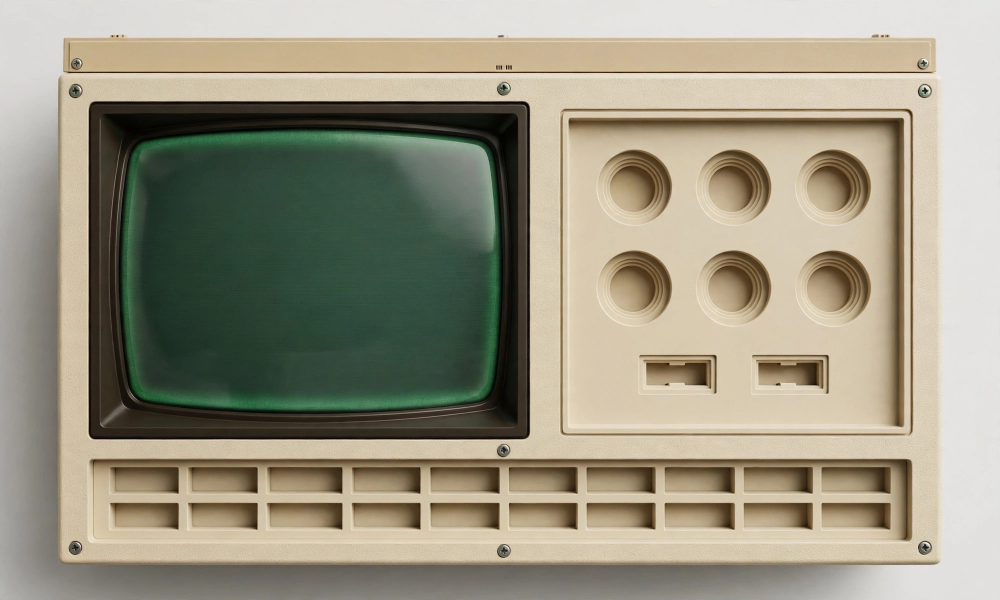
#> input picture assets/source/panel.webp, 2000 x 1200 px (shown at 1/2 size)
$ python prepare_assets.py
#> lines starting #> are read from the running program, lines starting #| are printed output that depends on the picture; after the words box and inside, x2 and y2 are one past the last pixel; in counts of white or black regions, pixels touching at a corner belong together
#!/usr/bin/env python3
"""Turns the artwork in assets/source (made with Meta AI) into the UI images in assets/ui.

    python3 tools/prepare_assets.py

- panel.jpg     the main panel, lightly cleaned of compression blocks
- knob.png      the knob cut out round (pointer straight up; the plug-in rotates it)
- key_off.png / key_on.png   keycaps cut out (drawn 9-slice into the key slots)
- rocker_off.png / rocker_on.png   the rocker switches without their labels, turned to fit the slots
- monitor.png   the About window monitor, background removed
"""
from pathlib import Path
from PIL import Image, ImageDraw, ImageFilter, ImageChops

ROOT = Path(__file__).resolve().parent.parent
SRC, OUT = ROOT / "assets" / "source", ROOT / "assets" / "ui"
OUT.mkdir(parents=True, exist_ok=True)


def load(name):
#> called with name = 'panel.webp'
    return Image.open(SRC / name).convert("RGB")
#> returned value is the input picture: PIL image 2000x1200 RGB; mean R, G, B 154.7, 149.7, 131


def clean(im, blur=0.7):
    """Soften JPEG/WebP blocking, then bring the edges back."""
#> called with blur = 0.7
    return im.filter(ImageFilter.GaussianBlur(blur)).filter(ImageFilter.UnsharpMask(radius=2, percent=60, threshold=2))


def rounded_mask(size, radius, scale=4):
    w, h = size
    m = Image.new("L", (w * scale, h * scale), 0)
    ImageDraw.Draw(m).rounded_rectangle((0, 0, w * scale - 1, h * scale - 1), radius * scale, fill=255)
    return m.resize((w, h), Image.LANCZOS)


def remove_white(im, tol=20):
    """Flood-fills the near-white background from the corners to transparent."""
    rgba = im.convert("RGBA")
    w, h = rgba.size
    key = (255, 0, 255, 255)
    for c in [(0, 0), (w - 1, 0), (0, h - 1), (w - 1, h - 1)]:
        if min(rgba.getpixel(c)[:3]) > 255 - tol * 2:
            ImageDraw.floodfill(rgba, c, key, thresh=tol * 3)
    px = rgba.load()
    for y in range(h):
        for x in range(w):
            if px[x, y] == key:
                px[x, y] = (0, 0, 0, 0)
    # soften the cut edge a little
    a = rgba.getchannel("A").filter(ImageFilter.GaussianBlur(1.0))
    rgba.putalpha(a)
    return rgba


# ---------------------------------------------------------------- panel
# cropped to the case (1780 x 1080 = the 890 x 540 editor at 2x); the wall around the case is
# replaced by a dark background so only the hardware shows
PANEL_CROP = (110, 60, 1890, 1140)
panel = clean(load("panel.webp")).crop(PANEL_CROP)
import numpy as np
from scipy import ndimage
a = np.asarray(panel).astype(int)
beige = (a[:, :, 0] - a[:, :, 2]) > 18
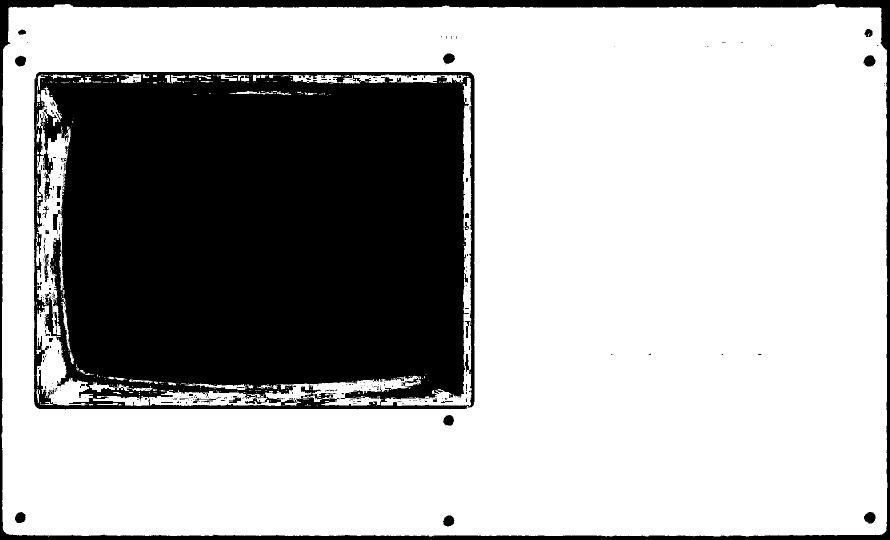
#> beige: shape (1080, 1780) bool (shown at 1/2 size); 69.2% white; 329 black regions (286 under 20 px), largest, box (x1, y1, x2, y2) and area: (68, 144, 949, 819) 532076, (0, 0, 1780, 1080) 54848, (1727, 110, 1751, 133) 407
labels, _ = ndimage.label(~beige)
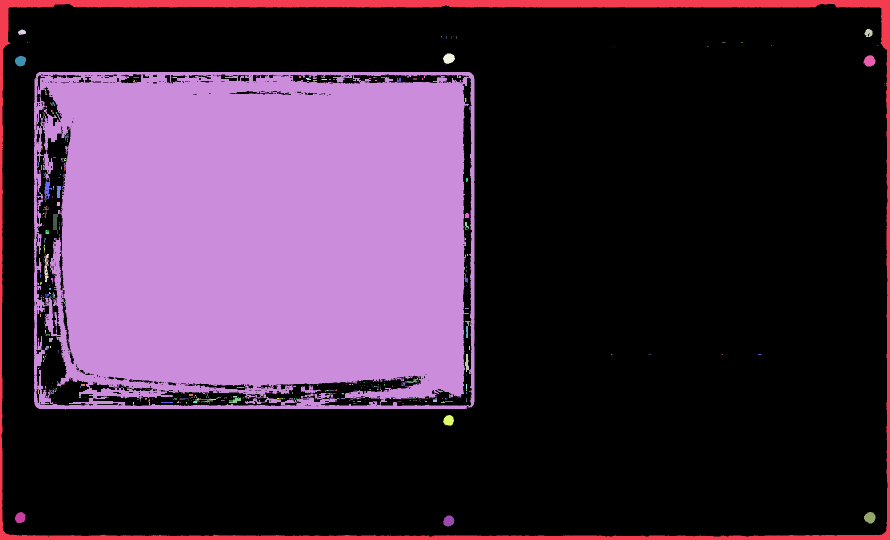
#> labels: shape (1080, 1780) int32 (shown at 1/2 size); 524 distinct labels, from 0 to 523; one colour per label, 0 black
edge_labels = set(np.unique(np.concatenate([labels[0], labels[-1], labels[:, 0], labels[:, -1]]))) - {0}
#> edge_labels = 1 item
wall = np.isin(labels, list(edge_labels))
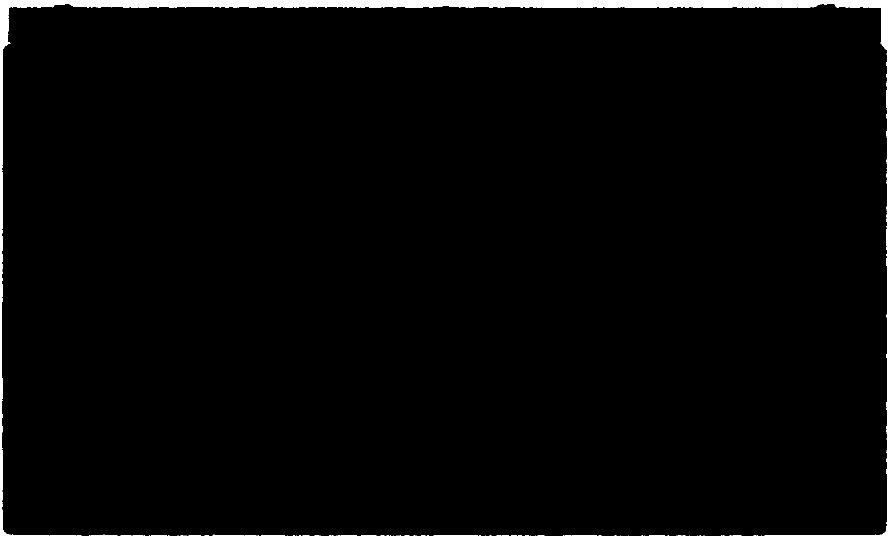
#> wall: shape (1080, 1780) bool (shown at 1/2 size); 2.9% white; 1 white region, box (x1, y1, x2, y2) and area: (0, 0, 1780, 1080) 54848
wall = ndimage.binary_opening(wall, iterations=2)
#> wall: shape (1080, 1780) bool; 2.8% white; 9 white regions, largest, box (x1, y1, x2, y2) and area: (0, 0, 1780, 1080) 52329, (0, 894, 5, 1016) 580, (0, 754, 5, 804) 234
alpha = Image.fromarray((~wall * 255).astype("uint8")).filter(ImageFilter.GaussianBlur(1.2))
bg = Image.new("RGB", panel.size, (24, 24, 26))
Image.composite(panel, bg, alpha).save(OUT / "panel.jpg", quality=92, optimize=True)
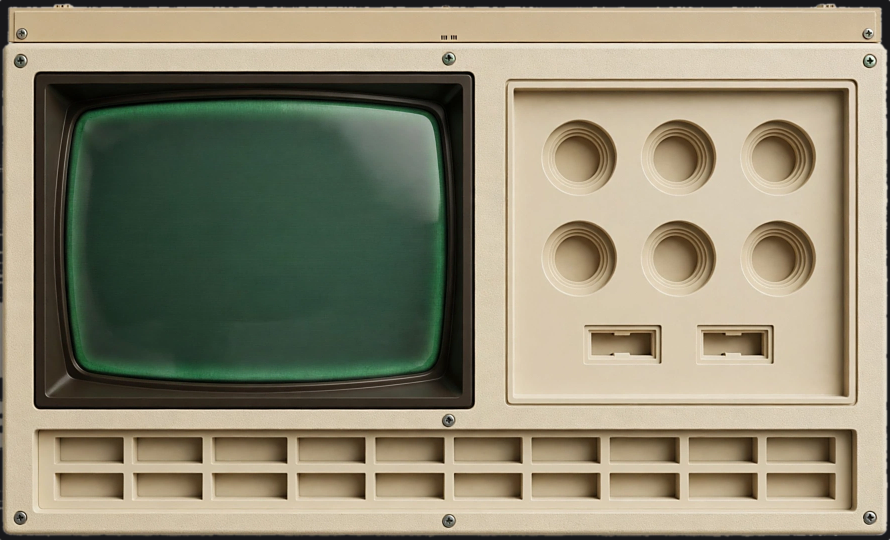
#> saved as panel.jpg: PIL image 1780x1080 RGB (shown at 1/2 size); mean R, G, B 141.2, 135.7, 113.5

# ---------------------------------------------------------------- knob (centre 800,800, radius 566)
k = load("knob.webp")
#> call 2 of load, with name = 'knob.webp'
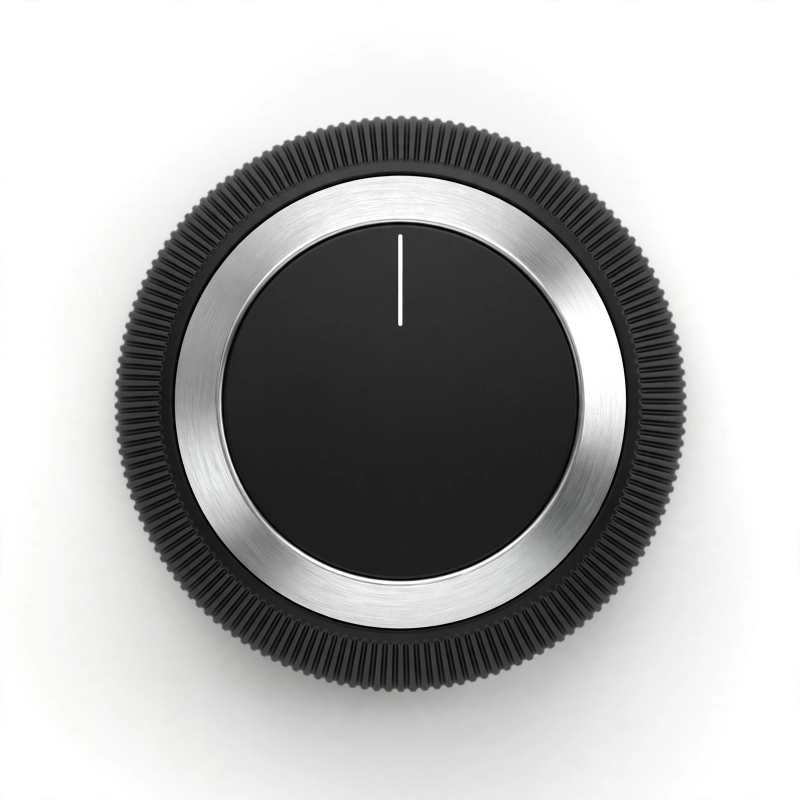
#> input picture assets/source/knob.webp, 1600 x 1600 px (shown at 1/2 size)
#> in load, returned value is the input picture: PIL image 1600x1600 RGB; mean R, G, B 176.9, 177.1, 176.8
cx, cy, r = 800, 800, 566
k = clean(k.crop((cx - r, cy - r, cx + r, cy + r)), 0.6).convert("RGBA")
mask = Image.new("L", (r * 8, r * 8), 0)
#> mask: PIL image 4528x4528 L; every value is 0
ImageDraw.Draw(mask).ellipse((0, 0, r * 8 - 1, r * 8 - 1), fill=255)
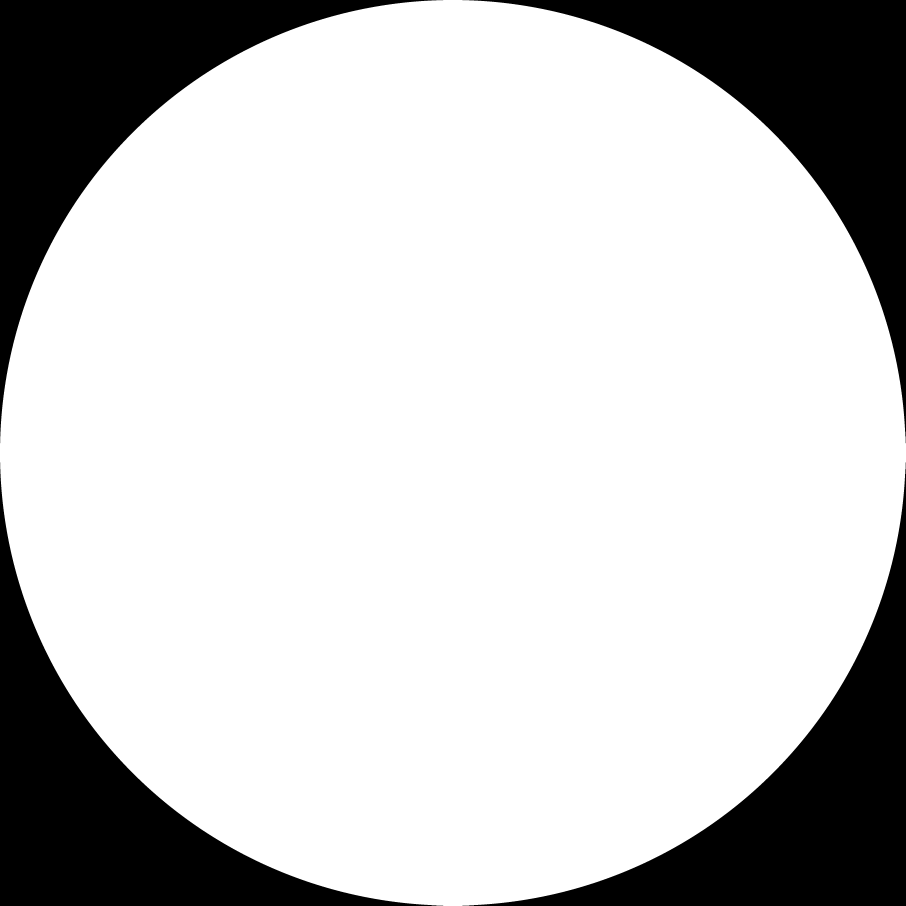
#> mask: PIL image 4528x4528 L (shown at 1/5 size); 78.5% white; 4 black regions, box (x1, y1, x2, y2) and area: (0, 0, 2216, 2216) 1100167, (2312, 0, 4528, 2216) 1100167, (0, 2312, 2216, 4528) 1100167, (2312, 2312, 4528, 4528) 1100167
k.putalpha(mask.resize(k.size, Image.LANCZOS))
k.resize((320, 320), Image.LANCZOS).save(OUT / "knob.png", optimize=True)
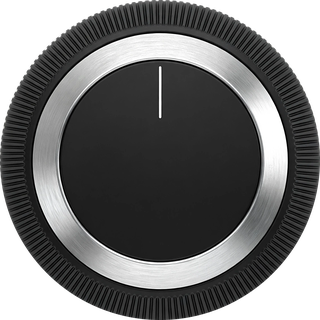
#> saved as knob.png: PIL image 320x320 RGBA; mean R, G, B, A 62.7, 62.9, 62.9, 200.3; transparent parts drawn white

# ---------------------------------------------------------------- keycaps
for name, box in [("key_off", (244, 290, 1334, 1340)), ("key_on", (256, 284, 1332, 1338))]:
    key = clean(load(name + ".webp").crop(box), 0.6).convert("RGBA")
#> (the run stopped early here; a loop or call above may not have finished)
